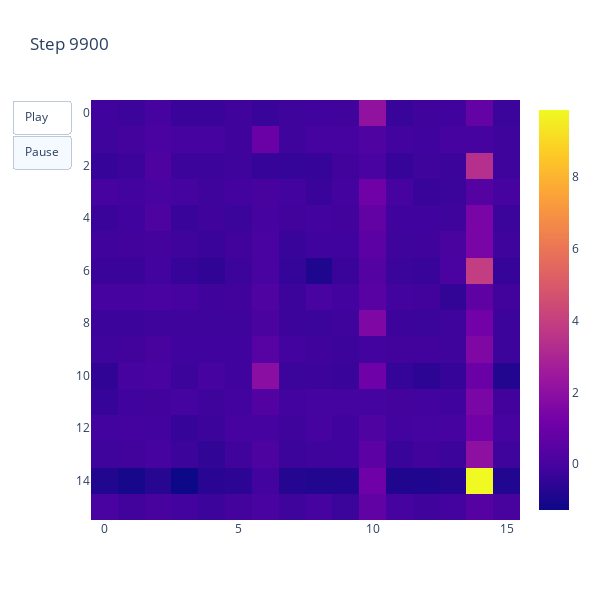

The notebook cell this image was saved under:
### Code cell
plot_array_evolution({x['step']:{'actor_array': x['actor_array']} for x in running_dict_list}, exp_interval=logging_interval, field='actor_array', width_plot=600, height_plot=600)

### Figure 1 — Plotly figure (JSON) as saved in the notebook; plotly's stock layout.template omitted (floating-point values rounded to 4 significant figures; data arrays with more than 128 entries replaced by an {"elided": "..."} marker saying what was removed)
{"data": [{"type": "heatmap", "z": {"elided": "16x16 float values"}}], "layout": {"height": 600, "title": {"text": "Step 9900"}, "updatemenus": [{"active": 1, "buttons": [{"args": [null], "label": "Play", "method": "animate"}, {"args": [null, {"frame": {"duration": 0, "redraw": false}, "mode": "immediate", "transition": {"duration": 0}}], "label": "Pause", "method": "animate"}], "type": "buttons"}], "width": 600, "xaxis": {"autorange": true, "range": [-0.5, 15.5]}, "yaxis": {"autorange": true, "range": [15.5, -0.5]}}}
